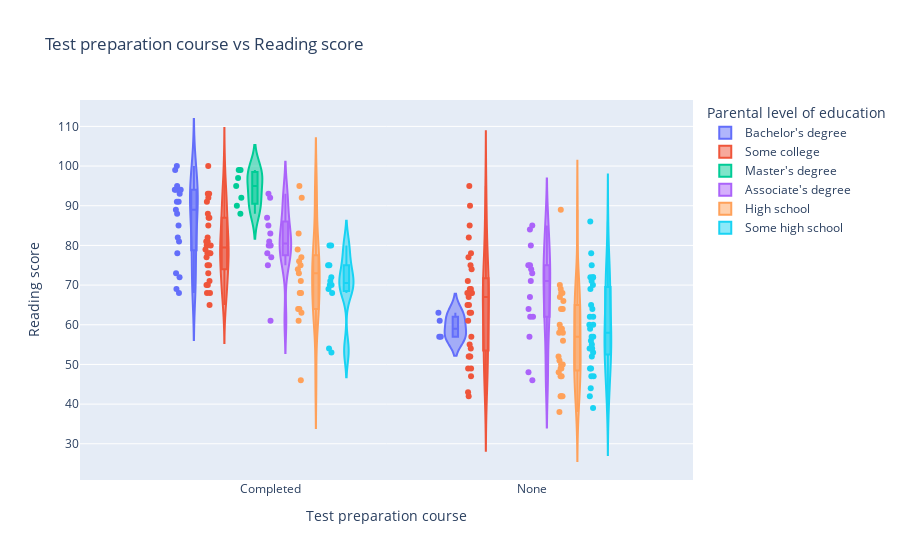

Write notebook code for a chart like this one.
### Code cell
fig = px.violin(df, x='Test preparation course', y='Reading score', 
                color='Parental level of education', box=True, points='all',
                title='Test preparation course vs Reading score')
fig.show()

### Figure 1 — Plotly figure (JSON) as saved in the notebook; plotly's stock layout.template omitted (floating-point values rounded to 4 significant figures)
{"data": [{"alignmentgroup": "True", "box": {"visible": true}, "hovertemplate": "Parental level of education=Bachelor's degree<br>Test preparation course=%{x}<br>Reading score=%{y}<extra></extra>", "legendgroup": "Bachelor's degree", "marker": {"color": "#636efa"}, "name": "Bachelor's degree", "offsetgroup": "Bachelor's degree", "orientation": "v", "points": "all", "scalegroup": "True", "showlegend": true, "type": "violin", "x": ["Completed", "None", "Completed", "None", "Completed", "Completed", "Completed", "Completed", "Completed", "Completed", "None", "Completed", "Completed", "Completed", "Completed", "Completed", "Completed", "Completed", "Completed", "None", "Completed", "Completed", "Completed"], "x0": " ", "xaxis": "x", "y": [72, 61, 94, 57, 93, 94, 78, 91, 91, 82, 63, 88, 99, 95, 85, 68, 69, 73, 100, 57, 81, 89, 94], "y0": " ", "yaxis": "y"}, {"alignmentgroup": "True", "box": {"visible": true}, "hovertemplate": "Parental level of education=Some college<br>Test preparation course=%{x}<br>Reading score=%{y}<extra></extra>", "legendgroup": "Some college", "marker": {"color": "#EF553B"}, "name": "Some college", "offsetgroup": "Some college", "orientation": "v", "points": "all", "scalegroup": "True", "showlegend": true, "type": "violin", "x": ["None", "None", "None", "None", "Completed", "Completed", "None", "None", "Completed", "Completed", "Completed", "None", "None", "None", "Completed", "Completed", "Completed", "Completed", "None", "Completed", "Completed", "None", "Completed", "None", "Completed", "None", "Completed", "Completed", "None", "None", "None", "Completed", "None", "None", "None", "Completed", "None", "None", "Completed", "None", "None", "None", "None", "None", "None", "Completed", "Completed", "None", "Completed", "None", "None", "None", "Completed", "Completed", "Completed", "Completed", "Completed", "Completed", "None", "Completed", "None"], "x0": " ", "xaxis": "x", "y": [90, 78, 95, 43, 88, 80, 69, 63, 93, 70, 78, 69, 82, 52, 87, 92, 78, 79, 54, 75, 77, 67, 71, 71, 87, 55, 73, 91, 74, 42, 65, 78, 63, 49, 75, 75, 47, 68, 85, 68, 49, 68, 52, 52, 61, 93, 81, 68, 70, 68, 77, 57, 100, 81, 68, 82, 80, 68, 85, 65, 65], "y0": " ", "yaxis": "y"}, {"alignmentgroup": "True", "box": {"visible": true}, "hovertemplate": "Parental level of education=Master's degree<br>Test preparation course=%{x}<br>Reading score=%{y}<extra></extra>", "legendgroup": "Master's degree", "marker": {"color": "#00cc96"}, "name": "Master's degree", "offsetgroup": "Master's degree", "orientation": "v", "points": "all", "scalegroup": "True", "showlegend": true, "type": "violin", "x": ["Completed", "Completed", "Completed", "Completed", "Completed", "Completed", "Completed"], "x0": " ", "xaxis": "x", "y": [95, 92, 88, 97, 99, 90, 99], "y0": " ", "yaxis": "y"}, {"alignmentgroup": "True", "box": {"visible": true}, "hovertemplate": "Parental level of education=Associate's degree<br>Test preparation course=%{x}<br>Reading score=%{y}<extra></extra>", "legendgroup": "Associate's degree", "marker": {"color": "#ab63fa"}, "name": "Associate's degree", "offsetgroup": "Associate's degree", "orientation": "v", "points": "all", "scalegroup": "True", "showlegend": true, "type": "violin", "x": ["None", "Completed", "Completed", "None", "None", "Completed", "Completed", "None", "None", "Completed", "None", "None", "None", "Completed", "None", "None", "Completed", "None", "Completed", "None", "Completed", "Completed", "None", "Completed", "None", "Completed", "None"], "x0": " ", "xaxis": "x", "y": [57, 83, 80, 80, 85, 61, 77, 73, 75, 85, 64, 74, 67, 78, 75, 62, 87, 62, 80, 84, 75, 92, 48, 93, 46, 81, 71], "y0": " ", "yaxis": "y"}, {"alignmentgroup": "True", "box": {"visible": true}, "hovertemplate": "Parental level of education=High school<br>Test preparation course=%{x}<br>Reading score=%{y}<extra></extra>", "legendgroup": "High school", "marker": {"color": "#FFA15A"}, "name": "High school", "offsetgroup": "High school", "orientation": "v", "points": "all", "scalegroup": "True", "showlegend": true, "type": "violin", "x": ["Completed", "None", "Completed", "Completed", "Completed", "Completed", "Completed", "None", "Completed", "Completed", "None", "None", "None", "None", "None", "Completed", "Completed", "Completed", "None", "Completed", "None", "Completed", "None", "None", "None", "None", "None", "None", "Completed", "None", "None", "None", "None", "None", "None", "Completed", "None", "None", "None", "None", "None", "Completed", "Completed", "None", "None"], "x0": " ", "xaxis": "x", "y": [64, 60, 76, 75, 92, 64, 68, 50, 74, 73, 68, 49, 69, 42, 51, 77, 71, 46, 42, 63, 47, 83, 70, 59, 64, 68, 66, 64, 79, 89, 58, 56, 67, 42, 52, 95, 38, 47, 50, 49, 48, 68, 61, 58, 59], "y0": " ", "yaxis": "y"}, {"alignmentgroup": "True", "box": {"visible": true}, "hovertemplate": "Parental level of education=Some high school<br>Test preparation course=%{x}<br>Reading score=%{y}<extra></extra>", "legendgroup": "Some high school", "marker": {"color": "#19d3f3"}, "name": "Some high school", "offsetgroup": "Some high school", "orientation": "v", "points": "all", "scalegroup": "True", "showlegend": true, "type": "violin", "x": ["None", "None", "Completed", "None", "None", "None", "None", "None", "Completed", "None", "Completed", "None", "Completed", "None", "None", "None", "None", "Completed", "Completed", "None", "None", "None", "None", "None", "Completed", "None", "None", "None", "None", "Completed", "None", "Completed", "None", "None", "None", "None", "Completed", "None", "None", "Completed", "None", "Completed", "None", "None"], "x0": " ", "xaxis": "x", "y": [69, 39, 70, 64, 65, 42, 54, 55, 70, 57, 71, 57, 69, 59, 49, 62, 53, 54, 68, 49, 47, 86, 56, 60, 80, 60, 71, 44, 78, 53, 72, 80, 54, 47, 62, 75, 75, 52, 72, 72, 72, 75, 54, 70], "y0": " ", "yaxis": "y"}], "layout": {"legend": {"title": {"text": "Parental level of education"}, "tracegroupgap": 0}, "title": {"text": "Test preparation course vs Reading score"}, "violinmode": "group", "xaxis": {"anchor": "y", "domain": [0.0, 1.0], "title": {"text": "Test preparation course"}}, "yaxis": {"anchor": "x", "domain": [0.0, 1.0], "title": {"text": "Reading score"}}}}
